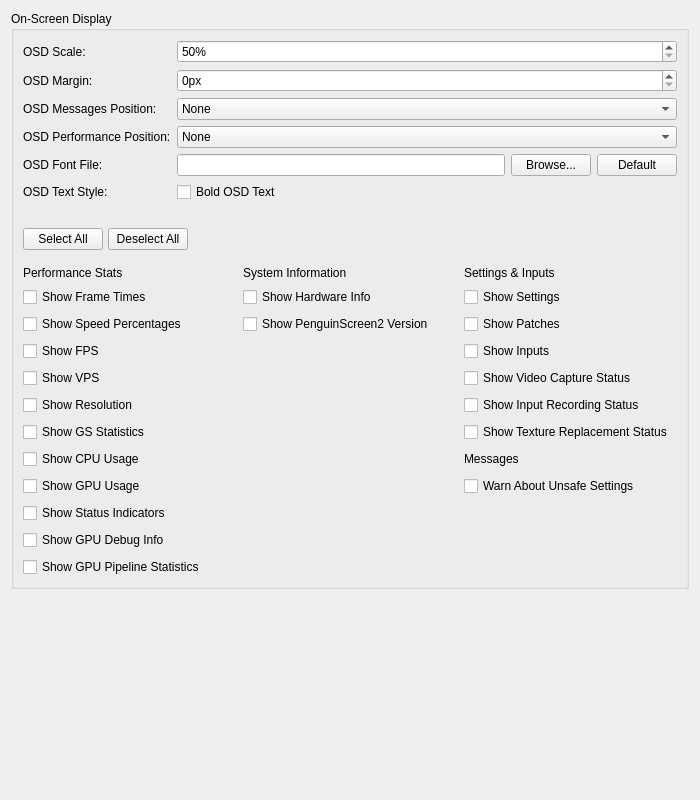
<?xml version="1.0" encoding="UTF-8"?>
<ui version="4.0">
 <class>OSDSettingsWidget</class>
 <widget class="QWidget" name="OSDSettingsWidget">
  <property name="geometry">
   <rect>
    <x>0</x>
    <y>0</y>
    <width>700</width>
    <height>800</height>
   </rect>
  </property>
  <property name="windowTitle">
   <string/>
  </property>
  <layout class="QVBoxLayout" name="verticalLayout">
   <item>
    <widget class="QGroupBox" name="layout">
     <property name="title">
      <string>On-Screen Display</string>
     </property>
     <layout class="QGridLayout" name="gridLayout">
      <item row="0" column="0">
       <widget class="QLabel" name="scaleLabel">
        <property name="text">
         <string>OSD Scale:</string>
        </property>
        <property name="buddy">
         <cstring>scale</cstring>
        </property>
       </widget>
      </item>
      <item row="0" column="1">
       <widget class="QSpinBox" name="scale">
        <property name="sizePolicy">
         <sizepolicy hsizetype="MinimumExpanding" vsizetype="Fixed">
          <horstretch>0</horstretch>
          <verstretch>0</verstretch>
         </sizepolicy>
        </property>
        <property name="suffix">
         <string>%</string>
        </property>
        <property name="minimum">
         <number>50</number>
        </property>
        <property name="maximum">
         <number>500</number>
        </property>
       </widget>
      </item>
      <item row="1" column="0">
       <widget class="QLabel" name="marginLabel">
        <property name="text">
         <string>OSD Margin:</string>
        </property>
        <property name="buddy">
         <cstring>margin</cstring>
        </property>
       </widget>
      </item>
      <item row="1" column="1">
       <widget class="QSpinBox" name="margin">
        <property name="sizePolicy">
         <sizepolicy hsizetype="MinimumExpanding" vsizetype="Fixed">
          <horstretch>0</horstretch>
          <verstretch>0</verstretch>
         </sizepolicy>
        </property>
        <property name="suffix">
         <string>px</string>
        </property>
        <property name="minimum">
         <number>0</number>
        </property>
        <property name="maximum">
         <number>100</number>
        </property>
       </widget>
      </item>
      <item row="2" column="0">
       <widget class="QLabel" name="messagesPosLabel">
        <property name="text">
         <string>OSD Messages Position:</string>
        </property>
        <property name="buddy">
         <cstring>messagesPos</cstring>
        </property>
       </widget>
      </item>
      <item row="2" column="1">
       <widget class="QComboBox" name="messagesPos">
        <item>
         <property name="text">
          <string>None</string>
         </property>
        </item>
        <item>
         <property name="text">
          <string>Top Left (Default)</string>
         </property>
        </item>
        <item>
         <property name="text">
          <string>Top Center</string>
         </property>
        </item>
        <item>
         <property name="text">
          <string>Top Right</string>
         </property>
        </item>
        <item>
         <property name="text">
          <string>Center Left</string>
         </property>
        </item>
        <item>
         <property name="text">
          <string>Center</string>
         </property>
        </item>
        <item>
         <property name="text">
          <string>Center Right</string>
         </property>
        </item>
        <item>
         <property name="text">
          <string>Bottom Left</string>
         </property>
        </item>
        <item>
         <property name="text">
          <string>Bottom Center</string>
         </property>
        </item>
        <item>
         <property name="text">
          <string>Bottom Right</string>
         </property>
        </item>
       </widget>
      </item>
      <item row="3" column="0">
       <widget class="QLabel" name="performancePosLabel">
        <property name="text">
         <string>OSD Performance Position:</string>
        </property>
        <property name="buddy">
         <cstring>performancePos</cstring>
        </property>
       </widget>
      </item>
      <item row="3" column="1">
       <widget class="QComboBox" name="performancePos">
        <item>
         <property name="text">
          <string>None</string>
         </property>
        </item>
        <item>
         <property name="text">
          <string>Top Left</string>
         </property>
        </item>
        <item>
         <property name="text">
          <string>Top Center</string>
         </property>
        </item>
        <item>
         <property name="text">
          <string>Top Right (Default)</string>
         </property>
        </item>
        <item>
         <property name="text">
          <string>Center Left</string>
         </property>
        </item>
        <item>
         <property name="text">
          <string>Center</string>
         </property>
        </item>
        <item>
         <property name="text">
          <string>Center Right</string>
         </property>
        </item>
        <item>
         <property name="text">
          <string>Bottom Left</string>
         </property>
        </item>
        <item>
         <property name="text">
          <string>Bottom Center</string>
         </property>
        </item>
        <item>
         <property name="text">
          <string>Bottom Right</string>
         </property>
        </item>
       </widget>
      </item>
      <item row="4" column="0">
       <widget class="QLabel" name="osdFontPathLabel">
        <property name="text">
         <string>OSD Font File:</string>
        </property>
        <property name="buddy">
         <cstring>osdFontPath</cstring>
        </property>
       </widget>
      </item>
      <item row="4" column="1">
       <layout class="QHBoxLayout" name="osdFontPathLayout">
        <item>
         <widget class="QLineEdit" name="osdFontPath">
          <property name="readOnly">
           <bool>true</bool>
          </property>
         </widget>
        </item>
        <item>
         <widget class="QPushButton" name="browseOsdFontPath">
          <property name="text">
           <string>Browse...</string>
          </property>
         </widget>
        </item>
        <item>
         <widget class="QPushButton" name="clearOsdFontPath">
          <property name="text">
           <string>Default</string>
          </property>
         </widget>
        </item>
       </layout>
      </item>
      <item row="5" column="0">
       <widget class="QLabel" name="boldTextLabel">
        <property name="text">
         <string>OSD Text Style:</string>
        </property>
        <property name="buddy">
         <cstring>boldText</cstring>
        </property>
       </widget>
      </item>
      <item row="5" column="1">
       <widget class="QCheckBox" name="boldText">
        <property name="text">
         <string>Bold OSD Text</string>
        </property>
       </widget>
      </item>
      <item row="7" column="0" colspan="2">
       <spacer name="checkboxSpacer">
        <property name="orientation">
         <enum>Qt::Orientation::Vertical</enum>
        </property>
        <property name="sizeType">
         <enum>QSizePolicy::Policy::Fixed</enum>
        </property>
        <property name="sizeHint" stdset="0">
         <size>
          <width>20</width>
          <height>20</height>
         </size>
        </property>
       </spacer>
      </item>
      <item row="8" column="0" colspan="2">
       <layout class="QHBoxLayout" name="selectButtonsLayout">
        <property name="spacing">
         <number>5</number>
        </property>
        <item>
         <widget class="QPushButton" name="selectAllButton">
          <property name="sizePolicy">
           <sizepolicy hsizetype="Minimum" vsizetype="Fixed">
            <horstretch>0</horstretch>
            <verstretch>0</verstretch>
           </sizepolicy>
          </property>
          <property name="text">
           <string>Select All</string>
          </property>
         </widget>
        </item>
        <item>
         <widget class="QPushButton" name="deselectAllButton">
          <property name="sizePolicy">
           <sizepolicy hsizetype="Minimum" vsizetype="Fixed">
            <horstretch>0</horstretch>
            <verstretch>0</verstretch>
           </sizepolicy>
          </property>
          <property name="text">
           <string>Deselect All</string>
          </property>
         </widget>
        </item>
        <item>
         <spacer name="horizontalSpacer">
          <property name="orientation">
           <enum>Qt::Orientation::Horizontal</enum>
          </property>
          <property name="sizeHint" stdset="0">
           <size>
            <width>40</width>
            <height>20</height>
           </size>
          </property>
         </spacer>
        </item>
       </layout>
      </item>
      <item row="9" column="0" colspan="2">
       <layout class="QGridLayout" name="optionLayout" rowstretch="0,0,0,0,0,0,0,0,0,0,0">
        <property name="sizeConstraint">
         <enum>QLayout::SizeConstraint::SetDefaultConstraint</enum>
        </property>
        <property name="topMargin">
         <number>10</number>
        </property>
        <property name="spacing">
         <number>7</number>
        </property>
        <item row="8" column="0">
         <widget class="QCheckBox" name="showUsageGPU">
          <property name="text">
           <string>Show GPU Usage</string>
          </property>
         </widget>
        </item>
        <item row="1" column="0">
         <widget class="QCheckBox" name="showFrameTimes">
          <property name="text">
           <string>Show Frame Times</string>
          </property>
         </widget>
        </item>
        <item row="7" column="2">
         <widget class="QLabel" name="warningLabel">
          <property name="text">
           <string>Messages</string>
          </property>
         </widget>
        </item>
        <item row="0" column="0">
         <widget class="QLabel" name="Column0_PerformanceAndStats">
          <property name="text">
           <string>Performance Stats</string>
          </property>
         </widget>
        </item>
        <item row="1" column="1">
         <widget class="QCheckBox" name="showHardwareInfo">
          <property name="text">
           <string>Show Hardware Info</string>
          </property>
         </widget>
        </item>
        <item row="2" column="1">
         <widget class="QCheckBox" name="showVersion">
          <property name="text">
           <string>Show PenguinScreen2 Version</string>
          </property>
         </widget>
        </item>
        <item row="2" column="2">
         <widget class="QCheckBox" name="showPatches">
          <property name="text">
           <string>Show Patches</string>
          </property>
         </widget>
        </item>
        <item row="5" column="0">
         <widget class="QCheckBox" name="showResolution">
          <property name="text">
           <string>Show Resolution</string>
          </property>
         </widget>
        </item>
        <item row="7" column="0">
         <widget class="QCheckBox" name="showUsageCPU">
          <property name="text">
           <string>Show CPU Usage</string>
          </property>
         </widget>
        </item>
        <item row="3" column="2">
         <widget class="QCheckBox" name="showInputs">
          <property name="text">
           <string>Show Inputs</string>
          </property>
         </widget>
        </item>
        <item row="4" column="2">
         <widget class="QCheckBox" name="showVideoCapture">
          <property name="text">
           <string>Show Video Capture Status</string>
          </property>
         </widget>
        </item>
        <item row="5" column="2">
         <widget class="QCheckBox" name="showInputRec">
          <property name="text">
           <string>Show Input Recording Status</string>
          </property>
         </widget>
        </item>
        <item row="6" column="2">
         <widget class="QCheckBox" name="showTextureReplacements">
          <property name="text">
           <string>Show Texture Replacement Status</string>
          </property>
         </widget>
        </item>
        <item row="6" column="0">
         <widget class="QCheckBox" name="showGSStats">
          <property name="text">
           <string>Show GS Statistics</string>
          </property>
         </widget>
        </item>
        <item row="9" column="0">
         <widget class="QCheckBox" name="showStatusIndicators">
          <property name="text">
           <string>Show Status Indicators</string>
          </property>
         </widget>
        </item>
        <item row="8" column="2">
         <widget class="QCheckBox" name="warnAboutUnsafeSettings">
          <property name="text">
           <string>Warn About Unsafe Settings</string>
          </property>
         </widget>
        </item>
        <item row="3" column="0">
         <widget class="QCheckBox" name="showFPS">
          <property name="text">
           <string>Show FPS</string>
          </property>
         </widget>
        </item>
        <item row="0" column="1">
         <widget class="QLabel" name="Column1_SystemInformation">
          <property name="text">
           <string>System Information</string>
          </property>
         </widget>
        </item>
        <item row="2" column="0">
         <widget class="QCheckBox" name="showSpeedPercentages">
          <property name="text">
           <string>Show Speed Percentages</string>
          </property>
         </widget>
        </item>
        <item row="1" column="2">
         <widget class="QCheckBox" name="showSettings">
          <property name="text">
           <string>Show Settings</string>
          </property>
         </widget>
        </item>
        <item row="4" column="0">
         <widget class="QCheckBox" name="showVPS">
          <property name="text">
           <string>Show VPS</string>
          </property>
         </widget>
        </item>
        <item row="0" column="2">
         <widget class="QLabel" name="Column2_SettingsAndInputs">
          <property name="text">
           <string>Settings &amp; Inputs</string>
          </property>
         </widget>
        </item>
        <item row="10" column="0">
         <widget class="QCheckBox" name="showDebugGPU">
          <property name="text">
           <string>Show GPU Debug Info</string>
          </property>
         </widget>
        </item>
        <item row="11" column="0">
         <widget class="QCheckBox" name="showStatsGPU">
          <property name="text">
           <string>Show GPU Pipeline Statistics</string>
          </property>
         </widget>
        </item>
       </layout>
      </item>
     </layout>
    </widget>
   </item>
   <item>
    <spacer name="verticalSpacer">
     <property name="orientation">
      <enum>Qt::Orientation::Vertical</enum>
     </property>
     <property name="sizeHint" stdset="0">
      <size>
       <width>20</width>
       <height>0</height>
      </size>
     </property>
    </spacer>
   </item>
  </layout>
 </widget>
 <tabstops>
  <tabstop>scale</tabstop>
  <tabstop>margin</tabstop>
  <tabstop>messagesPos</tabstop>
  <tabstop>performancePos</tabstop>
  <tabstop>boldText</tabstop>
  <tabstop>osdFontPath</tabstop>
  <tabstop>browseOsdFontPath</tabstop>
  <tabstop>clearOsdFontPath</tabstop>
  <tabstop>selectAllButton</tabstop>
  <tabstop>deselectAllButton</tabstop>
  <tabstop>showSpeedPercentages</tabstop>
  <tabstop>showFPS</tabstop>
  <tabstop>showVPS</tabstop>
  <tabstop>showResolution</tabstop>
  <tabstop>showGSStats</tabstop>
  <tabstop>showUsageCPU</tabstop>
  <tabstop>showUsageGPU</tabstop>
  <tabstop>showStatsGPU</tabstop>
  <tabstop>showStatusIndicators</tabstop>
  <tabstop>showFrameTimes</tabstop>
 </tabstops>
 <resources/>
 <connections/>
</ui>
